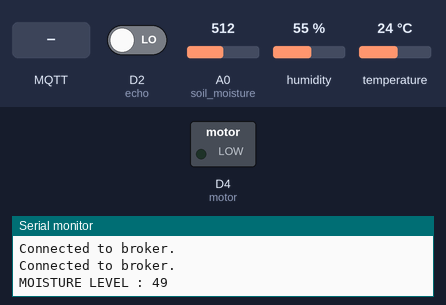
A sketch run on a simulated ESP8266 (NodeMCU). Parts: switched loads named in the sketch (green lamp = pin HIGH), the last lines printed to the serial monitor. Inputs (shaded band) come from the test bench; at power-on: D2 (echo) LOW, A0 (soil_moisture) = 512, humidity 55 %, temperature 24 °C. WiFi joins after 1.5 s; servers stay silent unless stated; no MQTT or app messages arrive unless stated.

Above: at 2.8 s.
2.9 s: MQTT message "1" arrives on the first subscribed topic
At 6.5 s:
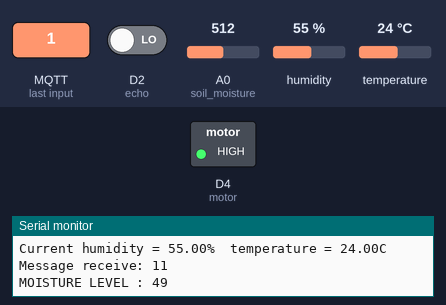
7.1 s: MQTT message "0" arrives on the first subscribed topic
At 10.5 s:
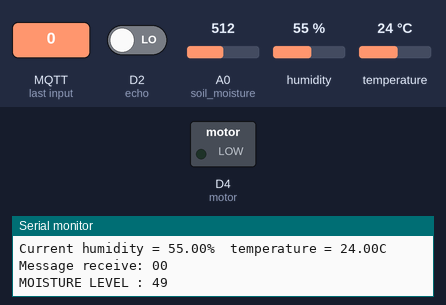
Timing chart, 0 to 12.0 s (numbered marks = the images above; inputs shaded):
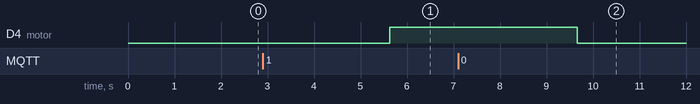

The sketch:

iot.ino
```cpp
#include <ESP8266WiFi.h>
#include <WiFiClient.h>
#include <ESP8266HTTPClient.h>
#include <ESP8266WebServer.h>
#include <PubSubClient.h>
#include "DHT.h"

#define DHTTYPE DHT11
#define dht_dpin D3
DHT dht(dht_dpin, DHTTYPE);


const char* mqttServer = ""; //go to cloudmqtt.com login account and add servername here
const int mqttPort = ""; // add mqttpornumber here
const char* mqttUser = ""; //mqttuser name
const char* mqttPassword = ""; //mqttuser password
const char* topicOut = "start";
const char* topicIn = "motor";

WiFiClient client;
PubSubClient mqtt(client);


String host=""; //your hosting server address
const char* ssid = ""; //wifi name
const char* password = ""; //wifi password
char message_buff[100];

int soil_moisture=A0;
int echo=D2,trig=D1;
int motor=D4;

int value=0,level=0;
float Temperature=0,Humidity=0,distance=0,duration=0;
void setup() {
  Serial.begin(115200);
  dht.begin();
  Serial.println("Connecting ");
  WiFi.begin(ssid, password);
  while (WiFi.status() != WL_CONNECTED) {
    delay(500);
    Serial.print(".");
  }
  Serial.println("WiFi connected");
  Serial.println(WiFi.localIP());
  while (!Serial) continue;
  pinMode(motor,OUTPUT);

  mqtt.setServer(mqttServer, mqttPort);
  mqtt.setCallback(mqttCallback);

  Serial.println("Connecting to MQTT Broker: " + String(mqttServer));
  mqttConnect();
  while(mqttConnect()==false) continue;
  Serial.println();
  mqtt.publish("esp/test", "Hello from ESP8266");

}

void loop() {
    if(mqtt.connected()){
     mqtt.loop();
  }
   get_soilmoisture_data();
  getWaterLevel();
  getTemperaturedata();
  sendMqttData();


}
boolean mqttConnect()
{
  if(!mqtt.connect("nikunj",mqttUser,mqttPassword)){
    Serial.print(".");
    return false;
  }
  Serial.println("Connected to broker.");
  mqtt.subscribe(topicIn);
  return mqtt.connected();
}
void mqttCallback(char* topic, byte* payload, unsigned int len)
{
  Serial.print("Message receive: ");
  Serial.write(payload, len);
   int i;
  for (i = 0; i<len; i++)
  {
    message_buff[i] = payload[i];
  }
  message_buff[i] = '\0';

  String msgString = String(message_buff);
  Serial.println(msgString);
  if (strcmp(topic, "motor") == 0){
    if (msgString == "1"){
      digitalWrite(motor, HIGH);
    }else if (msgString == "0"){
      digitalWrite(motor, LOW);
    }
  }
  Serial.println();
}

void sendMqttData(){
  char result[8]; // Buffer big enough for 7-character float
  dtostrf(value, 6, 2, result);
  mqtt.publish("moisture",result);
  mqtt.publish("humidity",  (char*) String(Humidity).c_str());
  mqtt.publish("temprature",(char*) String(Temperature).c_str());
  mqtt.publish("level",(char*) String(level).c_str());
}
void get_soilmoisture_data(){
   Serial.print("MOISTURE LEVEL : ");
   value= 100.00 - ( (analogRead(soil_moisture)/1023.00) * 100.00 );
   Serial.println(value);
   delay(1000);
}
void getTemperaturedata(){
    Humidity = dht.readHumidity();
    Temperature= dht.readTemperature();
    Serial.print("Current humidity = ");
    Serial.print(Humidity);
    Serial.print("%  ");
    Serial.print("temperature = ");
    Serial.print(Temperature);
    Serial.println("C  ");
    delay(1000);
}

void getWaterLevel(){
  digitalWrite(trig, LOW);
  delayMicroseconds(2);
  digitalWrite(trig, HIGH);
  delayMicroseconds(10);
  digitalWrite(trig, LOW);
  duration = pulseIn(echo, HIGH);
  distance= duration*0.034/2;
  if(distance<30){
    level=(distance*100)/30;
    level=100-level;
    Serial.print("Water Level ");
    Serial.print(level);
    Serial.println("%");
  }
  delay(1000);
}
```

Measured:
- after the input at 2.9 s, D4 (motor): LOW → HIGH after 2.7 s
- after the input at 7.1 s, D4 (motor): HIGH → LOW after 2.6 s
